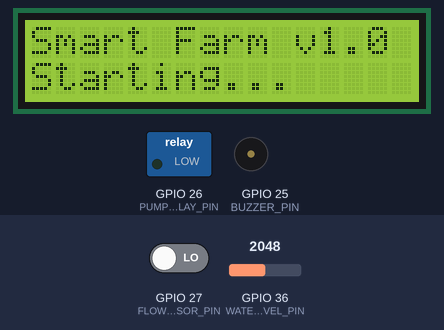
Simulated run of this sketch. Board: ESP32. Shown: 16×2 character LCD, switched loads named in the sketch (green lamp = pin HIGH), buzzer (waves = sounding, pin HIGH). Inputs (shaded band) come from the test bench; at power-on: GPIO 27 (FLOW_SENSOR_PIN) LOW, GPIO 36 (WATER_LEVEL_PIN) = 2048. WiFi joins after 1.5 s; servers stay silent unless stated; what the sketch prints to the serial monitor is not drawn.

Above: at 0.1 s.
At 2.0 s:
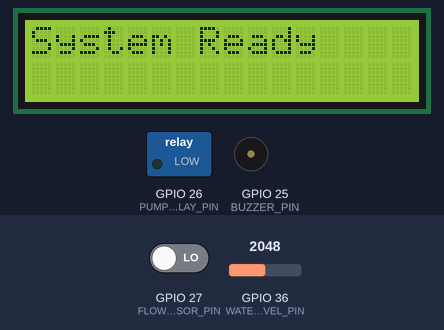
At 3.0 s:
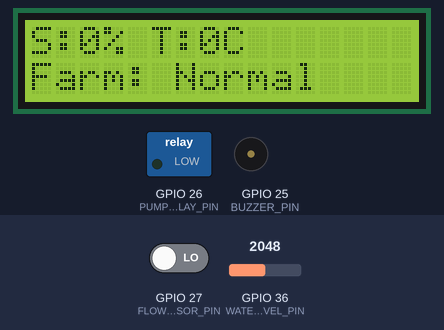

The sketch:

node4_water.ino
```cpp
// ============================================================
// SMART FARM INTELLIGENCE SYSTEM
// Node 4 — Water Management + Central Coordinator
// NMIT ECE Final Year Project 2025-26
// File: firmware/node4_water/node4_water.ino
// ============================================================
// This node does two jobs:
// 1. Monitors water level and controls pump
// 2. Acts as central receiver — collects data from all nodes
//
// Sensors:
//   - Water level sensor    → GPIO 36
//   - Flow sensor           → GPIO 27
// Actuators:
//   - Main pump relay       → GPIO 26
//   - Alert buzzer          → GPIO 25
//   - LCD display           → I2C (SDA=21, SCL=22)
// Communication:
//   - WiFi server — receives data from Node 1, 2, 3
//   - Sends combined data to Blynk cloud
// ============================================================

#include <WiFi.h>
#include <WebServer.h>
#include <ArduinoJson.h>
#include <LiquidCrystal_I2C.h>
#include <BlynkSimpleEsp32.h>

// ---- WiFi + Blynk Credentials ----
const char* WIFI_SSID       = "YOUR_WIFI_NAME";
const char* WIFI_PASSWORD   = "YOUR_WIFI_PASSWORD";
char        BLYNK_AUTH[]    = "YOUR_BLYNK_AUTH_TOKEN";

// ---- Pin Configuration ----
#define WATER_LEVEL_PIN   36
#define FLOW_SENSOR_PIN   27
#define PUMP_RELAY_PIN    26
#define BUZZER_PIN        25

// ---- LCD Setup (16x2) ----
LiquidCrystal_I2C lcd(0x27, 16, 2);

// ---- Web Server (receives data from other nodes) ----
WebServer server(80);

// ---- Thresholds ----
float WATER_LEVEL_MIN   = 20.0;  // refill alert
float WATER_LEVEL_LOW   = 35.0;  // warning level

// ---- Water Sensor Variables ----
float waterLevel        = 0;
float flowRate          = 0;
bool  mainPumpStatus    = false;
int   readingCount      = 0;

// ---- Data received from other nodes ----
float node1_soilMoisture  = 0;
float node1_soilPH        = 0;
String node1_stress       = "unknown";
bool  node1_pump          = false;

float node2_temperature   = 0;
float node2_humidity      = 0;
int   node2_light         = 0;
String node2_stress       = "unknown";

float node3_resistance    = 0;
float node3_leafWetness   = 0;
String node3_stress       = "unknown";

// ---- Combined farm status ----
String farmStatus         = "monitoring";
String overallStress      = "none";

// ============================================================
void setup() {
  Serial.begin(115200);
  pinMode(PUMP_RELAY_PIN, OUTPUT);
  pinMode(BUZZER_PIN,     OUTPUT);
  pinMode(FLOW_SENSOR_PIN,INPUT);
  digitalWrite(PUMP_RELAY_PIN, LOW);
  digitalWrite(BUZZER_PIN,     LOW);

  // LCD init
  lcd.init();
  lcd.backlight();
  lcd.setCursor(0, 0);
  lcd.print("Smart Farm v1.0");
  lcd.setCursor(0, 1);
  lcd.print("Starting...");

  Serial.println("==============================================");
  Serial.println("  Smart Farm — Node 4 Water + Central Unit");
  Serial.println("==============================================");

  connectWiFi();
  startWebServer();

  Blynk.begin(BLYNK_AUTH, WIFI_SSID, WIFI_PASSWORD);

  lcd.clear();
  lcd.setCursor(0, 0);
  lcd.print("System Ready");
}

// ============================================================
void loop() {
  Blynk.run();
  server.handleClient();

  readingCount++;

  readWaterLevel();
  readFlowRate();
  determineOverallStatus();
  controlMainPump();
  updateLCD();
  sendToBlynk();
  printCentralStatus();

  delay(30000);
}

// ============================================================
void readWaterLevel() {
  int raw    = analogRead(WATER_LEVEL_PIN);
  waterLevel = map(raw, 0, 4095, 0, 100);
  waterLevel = constrain(waterLevel, 0, 100);
  Serial.printf("[Water]  Level: %.1f%%\n", waterLevel);
}

// ============================================================
void readFlowRate() {
  // Flow sensor pulse counting simplified
  int pulses = 0;
  unsigned long start = millis();
  while (millis() - start < 1000) {
    if (digitalRead(FLOW_SENSOR_PIN) == HIGH) pulses++;
    delay(1);
  }
  flowRate = pulses / 7.5;  // Convert to L/min
  Serial.printf("[Flow]   Rate: %.2f L/min\n", flowRate);
}

// ============================================================
void determineOverallStatus() {
  // Combine stress from all nodes
  if (node3_stress == "water_heat_stress" || node3_stress == "disease_risk") {
    overallStress = node3_stress;
    farmStatus    = "critical";
  } else if (node1_stress == "water_stress") {
    overallStress = "water_stress";
    farmStatus    = "alert";
  } else if (node2_stress == "heat_stress") {
    overallStress = "heat_stress";
    farmStatus    = "alert";
  } else if (node2_stress == "disease_risk" || node3_stress == "fungal_risk") {
    overallStress = "disease_risk";
    farmStatus    = "warning";
  } else if (waterLevel < WATER_LEVEL_MIN) {
    overallStress = "low_water";
    farmStatus    = "warning";
  } else {
    overallStress = "none";
    farmStatus    = "normal";
  }

  Serial.printf("[Status] Farm: %s  Stress: %s\n",
                farmStatus.c_str(), overallStress.c_str());
}

// ============================================================
void controlMainPump() {
  if (waterLevel < WATER_LEVEL_MIN) {
    // Emergency — tank too low
    if (mainPumpStatus) {
      digitalWrite(PUMP_RELAY_PIN, LOW);
      mainPumpStatus = false;
      Serial.println("[!] PUMP OFF — water tank critically low");
      soundAlert(3);
    }
  } else if (node1_pump && !mainPumpStatus && waterLevel > WATER_LEVEL_LOW) {
    digitalWrite(PUMP_RELAY_PIN, HIGH);
    mainPumpStatus = true;
    Serial.println("[PUMP] Main pump ON");
  } else if (!node1_pump && mainPumpStatus) {
    digitalWrite(PUMP_RELAY_PIN, LOW);
    mainPumpStatus = false;
    Serial.println("[PUMP] Main pump OFF");
  }
}

// ============================================================
void updateLCD() {
  lcd.clear();
  // Line 1: soil and temp
  lcd.setCursor(0, 0);
  lcd.printf("S:%d%% T:%.0fC",
             (int)node1_soilMoisture,
             node2_temperature);
  // Line 2: farm status
  lcd.setCursor(0, 1);
  if (overallStress == "none") {
    lcd.print("Farm: Normal    ");
  } else {
    lcd.print(overallStress.substring(0, 16));
  }
}

// ============================================================
void sendToBlynk() {
  // Virtual pins for Blynk dashboard
  Blynk.virtualWrite(V0, node1_soilMoisture);   // Soil moisture
  Blynk.virtualWrite(V1, node2_temperature);    // Temperature
  Blynk.virtualWrite(V2, node2_humidity);       // Humidity
  Blynk.virtualWrite(V3, node2_light);          // Light
  Blynk.virtualWrite(V4, node3_resistance);     // Plant resistance
  Blynk.virtualWrite(V5, waterLevel);           // Water level
  Blynk.virtualWrite(V6, mainPumpStatus ? 1:0); // Pump status
  Blynk.virtualWrite(V7, overallStress);        // Stress type
  Blynk.virtualWrite(V8, node1_soilPH);         // Soil pH
  Blynk.virtualWrite(V9, node3_leafWetness);    // Leaf wetness
}

// ============================================================
// Web Server — receives JSON from other nodes
// ============================================================
void startWebServer() {
  server.on("/receive", HTTP_POST, []() {
    if (server.hasArg("plain")) {
      String body = server.arg("plain");
      StaticJsonDocument<256> doc;
      DeserializationError err = deserializeJson(doc, body);

      if (!err) {
        String nodeName = doc["node"].as<String>();

        if (nodeName == "node1_soil") {
          node1_soilMoisture  = doc["soil_moisture"];
          node1_soilPH        = doc["soil_ph"];
          node1_stress        = doc["stress_type"].as<String>();
          node1_pump          = doc["pump_status"];
          Serial.println("[Received] Node 1 data updated");
        }
        else if (nodeName == "node2_environment") {
          node2_temperature   = doc["temperature"];
          node2_humidity      = doc["humidity"];
          node2_light         = doc["light_level"];
          node2_stress        = doc["stress_type"].as<String>();
          Serial.println("[Received] Node 2 data updated");
        }
        else if (nodeName == "node3_biosignal") {
          node3_resistance    = doc["plant_resistance"];
          node3_leafWetness   = doc["leaf_wetness"];
          node3_stress        = doc["stress_type"].as<String>();
          Serial.println("[Received] Node 3 data updated");
        }

        server.send(200, "application/json", "{\"status\":\"ok\"}");
      } else {
        server.send(400, "application/json", "{\"error\":\"bad json\"}");
      }
    }
  });

  server.begin();
  Serial.println("[Server] Central receiver started on port 80");
}

// ============================================================
void printCentralStatus() {
  Serial.println("============================================");
  Serial.println("  CENTRAL FARM STATUS");
  Serial.println("--------------------------------------------");
  Serial.printf("  Node 1 — Soil     : %.1f%%  pH:%.1f  %s\n",
                node1_soilMoisture, node1_soilPH, node1_stress.c_str());
  Serial.printf("  Node 2 — Env      : %.1f°C  %.1f%%  %s\n",
                node2_temperature, node2_humidity, node2_stress.c_str());
  Serial.printf("  Node 3 — Bio      : %.1fΩ  Leaf:%.1f%%  %s\n",
                node3_resistance, node3_leafWetness, node3_stress.c_str());
  Serial.printf("  Node 4 — Water    : %.1f%%  Flow:%.2fL/m\n",
                waterLevel, flowRate);
  Serial.println("--------------------------------------------");
  Serial.printf("  Overall Status    : %s\n",  farmStatus.c_str());
  Serial.printf("  Overall Stress    : %s\n",  overallStress.c_str());
  Serial.printf("  Main Pump         : %s\n",  mainPumpStatus ? "ON" : "OFF");
  Serial.println("============================================");
}

// ============================================================
void soundAlert(int times) {
  for (int i = 0; i < times; i++) {
    digitalWrite(BUZZER_PIN, HIGH);
    delay(300);
    digitalWrite(BUZZER_PIN, LOW);
    delay(300);
  }
}

// ============================================================
void connectWiFi() {
  Serial.print("[WiFi] Connecting");
  WiFi.begin(WIFI_SSID, WIFI_PASSWORD);
  int attempts = 0;
  while (WiFi.status() != WL_CONNECTED && attempts < 20) {
    delay(500);
    Serial.print(".");
    attempts++;
  }
  if (WiFi.status() == WL_CONNECTED) {
    Serial.println("\n[WiFi] Connected!");
    Serial.printf("[WiFi] IP: %s\n", WiFi.localIP().toString().c_str());
    Serial.println("[WiFi] Other nodes should send data to this IP");
  } else {
    Serial.println("\n[WiFi] Failed.");
  }
}
```

Measured:
- what the display in image 1 shows lasts 1.0 s, from 1.9 s to 2.9 s
